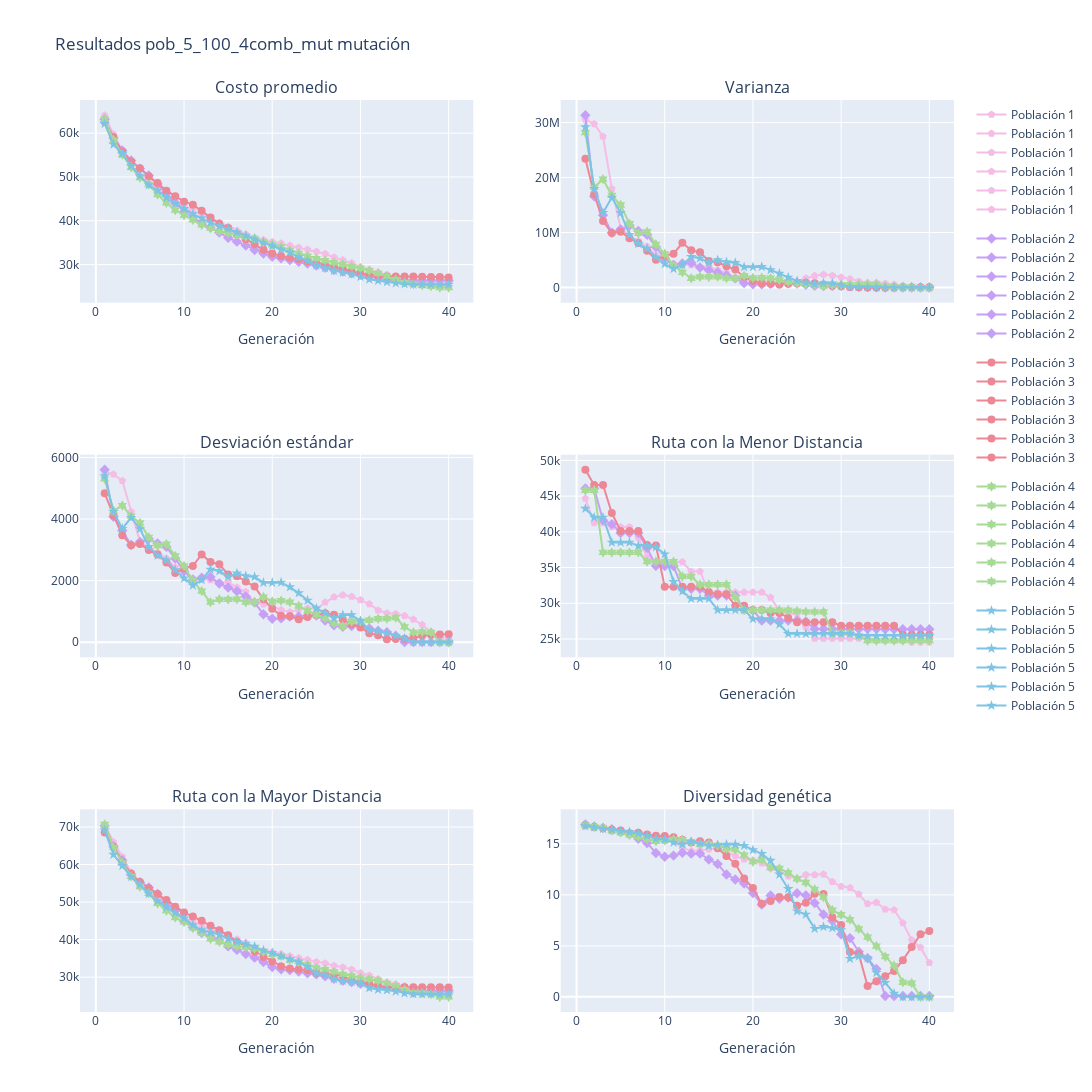

This figure's notebook cell:
### Code cell
show_report(resultados7, max_gen_, msg=f"Resultados {exp_name7} mutación")
